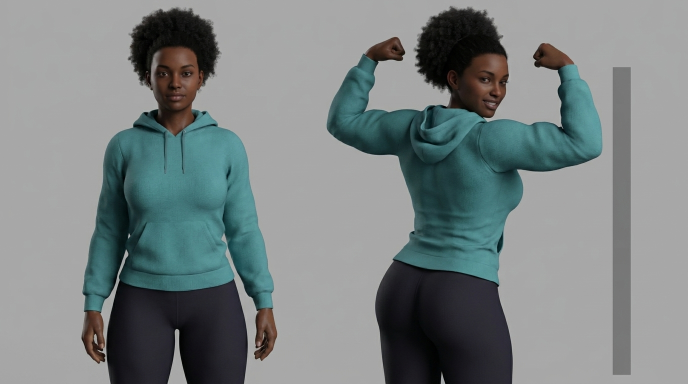
#> input picture projects/tmb-daz-study/harvest/Woman_character_identity_sheet_202606112309.jpeg, 1376 x 768 px, given in place of page-22.jpg, which was not available (shown at 1/2 size)
$ python crop_refs.py
#> lines starting #> are read from the running program, lines starting #| are printed output that depends on the picture
#!/usr/bin/env python3
"""Crop reference panels from source pages per spotter picks.
Boxes are (x0,y0,x1,y1) as fractions of page size. Verified via contact sheet."""
import os
from PIL import Image

SRC = os.path.join(os.path.dirname(__file__), "..", "source")
OUT = os.path.join(os.path.dirname(__file__), "..", "references", "harvest")
os.makedirs(OUT, exist_ok=True)

CROPS = [
    # id, page, (x0,y0,x1,y1)
    ("rochelle-face-sfw-p22",    22, (0.00, 0.42, 1.00, 0.75)),
    ("rochelle-face-vials-p18",  18, (0.45, 0.30, 1.00, 0.68)),
    ("rochelle-flex-p16",        16, (0.00, 0.00, 0.58, 0.36)),
    ("rochelle-drink-p14",       14, (0.00, 0.62, 1.00, 1.00)),
    ("rochelle-pour-p34",        34, (0.00, 0.00, 1.00, 0.32)),
    ("rochelle-arms-p39",        39, (0.00, 0.33, 0.52, 0.70)),
    ("rochelle-titan-p44",       44, (0.00, 0.00, 1.00, 1.00)),
    ("rochelle-titan-p42",       42, (0.00, 0.58, 1.00, 1.00)),
    ("jill-baseline-p02",         2, (0.42, 0.00, 1.00, 0.36)),
    ("jill-face-p07",             7, (0.45, 0.00, 1.00, 0.34)),
    ("jill-grown-p09",            9, (0.00, 0.58, 1.00, 1.00)),
    ("jill-super-p33",           33, (0.00, 0.30, 0.55, 0.72)),
    ("jill-super-p40",           40, (0.00, 0.60, 1.00, 1.00)),
    ("jim-face-p01",              1, (0.48, 0.00, 1.00, 0.32)),
    ("jim-standing-p26",         26, (0.28, 0.00, 0.75, 0.40)),
    ("jim-grown-p12",            12, (0.00, 0.34, 1.00, 0.66)),
    ("donny-face-p22",           22, (0.00, 0.72, 1.00, 1.00)),
    ("donny-grown-p23",          23, (0.00, 0.58, 1.00, 1.00)),
    ("dan-baseline-p19",         19, (0.00, 0.00, 1.00, 0.30)),
    ("dan-grown-p20",            20, (0.00, 0.62, 1.00, 1.00)),
    ("assistant-face-p16",       16, (0.55, 0.00, 1.00, 0.30)),
    ("assistant-body-p17",       17, (0.00, 0.30, 0.52, 0.68)),
    ("blonde-entry-p25",         25, (0.00, 0.00, 0.55, 0.36)),
    ("blonde-face-p25",          25, (0.45, 0.58, 1.00, 1.00)),
    ("cheer-field-p34",          34, (0.00, 0.00, 1.00, 0.30)),
    ("cheer-buns-p34",           34, (0.00, 0.58, 0.55, 1.00)),
    ("cheer-lineup-p36",         36, (0.00, 0.28, 1.00, 0.62)),
    ("cheer-ponytail-p37",       37, (0.00, 0.00, 0.55, 0.28)),
    ("env-lab-p02",               2, (0.00, 0.58, 1.00, 1.00)),
    ("env-kitchen-p01",           1, (0.00, 0.30, 1.00, 0.62)),
    ("env-city-p43",             43, (0.00, 0.45, 1.00, 0.85)),
]

def main():
    for cid, page, (x0, y0, x1, y1) in CROPS:
        img = Image.open(os.path.join(SRC, f"page-{page:02d}.jpg"))
#> img is the input picture: PIL image 1376x768 RGB; mean R, G, B 122.2, 130.3, 130.8
        w, h = img.size
#> w = 1376; h = 768
        crop = img.crop((int(x0*w), int(y0*h), int(x1*w), int(y1*h)))
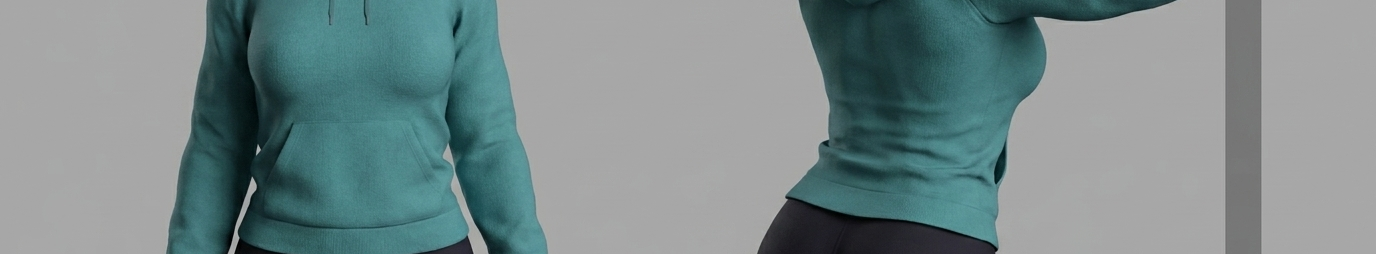
#> crop: PIL image 1376x254 RGB; mean R, G, B 121.7, 138.3, 139.1
        crop.save(os.path.join(OUT, f"{cid}.jpg"), quality=92)
        print(f"{cid}: {crop.size}")
#| rochelle-face-sfw-p22: (1376, 254)
#> pass 2 of the loop in main, `for cid, page, (x0, y0, x1, y1) in CROPS:`:
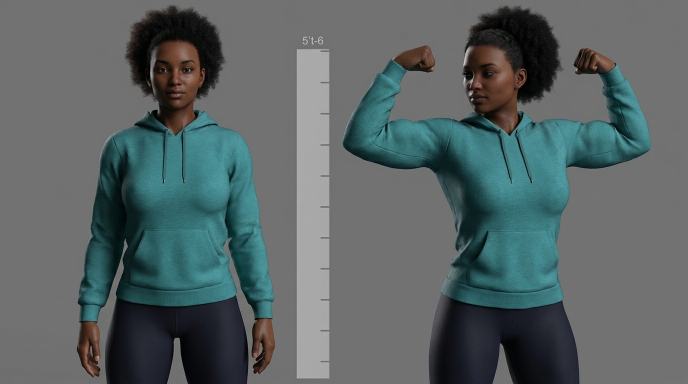
#> input picture projects/tmb-daz-study/harvest/Woman_character_identity_sheet_202606112309_2.jpeg, 1376 x 768 px, given in place of page-18.jpg, which was not available (shown at 1/2 size)
#> in main, img is the input picture: PIL image 1376x768 RGB; mean R, G, B 88.8, 99.9, 100.8
#> in main, `crop = img.crop((int(x0*w), int(y0*h), int(x1*w), int(y1*h)))`:
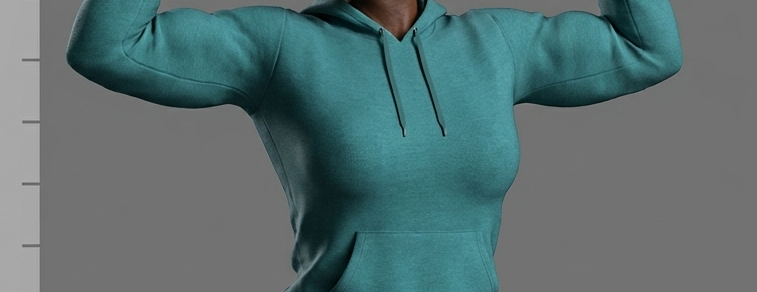
#> crop: PIL image 757x292 RGB; mean R, G, B 88.5, 111.5, 113
#| rochelle-face-vials-p18: (757, 292)

    # contact sheet: thumbnails in a grid with labels
    from PIL import ImageDraw
    files = [f"{c[0]}.jpg" for c in CROPS]
    cols, cell = 6, 360
    rows = (len(files) + cols - 1) // cols
    sheet = Image.new("RGB", (cols*cell, rows*(cell+24)), "white")
    d = ImageDraw.Draw(sheet)
    for i, f in enumerate(files):
        im = Image.open(os.path.join(OUT, f))
        im.thumbnail((cell-8, cell-8))
        x, y = (i % cols)*cell, (i // cols)*(cell+24)
        sheet.paste(im, (x+4, y+4))
        d.text((x+6, y+cell+2), f[:-4], fill="black")
    sheet.save(os.path.join(OUT, "..", "..", "work", "harvest-contact-sheet.png"))
    print("contact sheet written")

if __name__ == "__main__":
#> (the run stopped early here; a loop or call above may not have finished)
